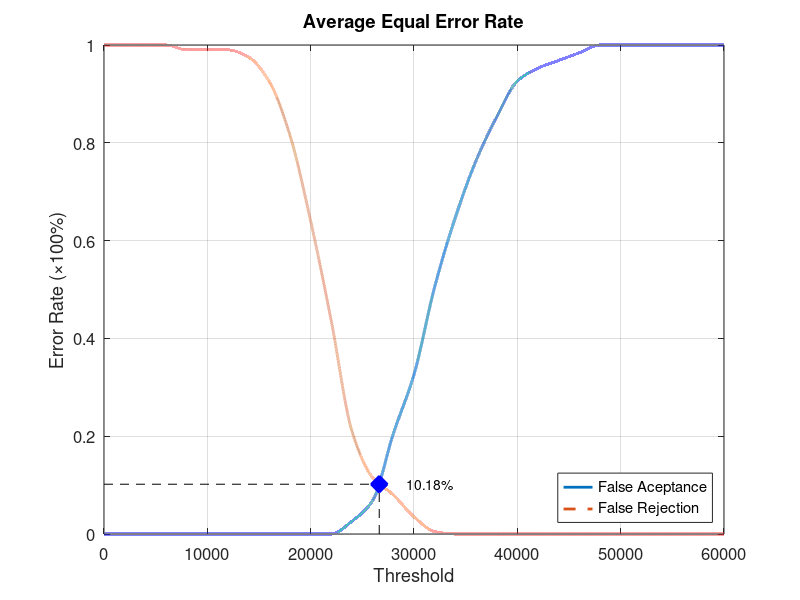
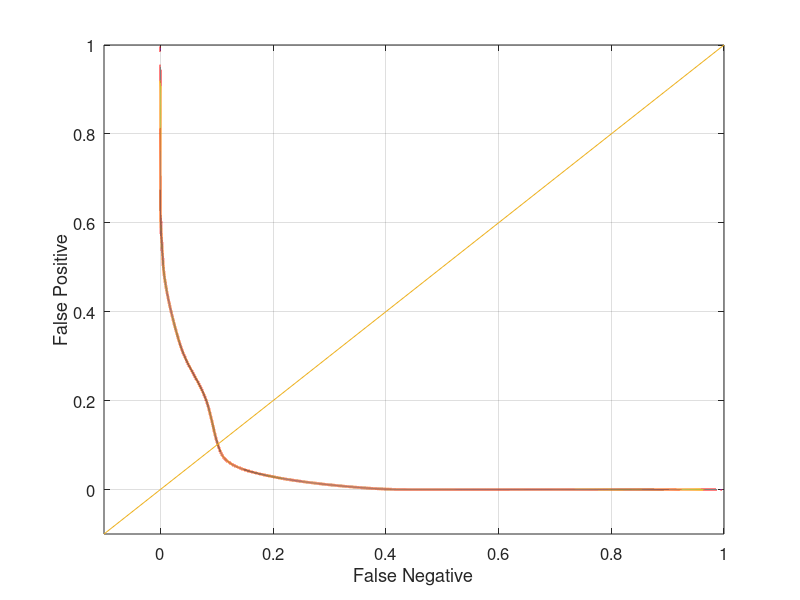

Source code (MATLAB) for these figures, in order:
function yEER = Database1_1
close all;
clear;
clc;
x = 0:2000:60000;
xq = 0:0.5:60000;

y0 = [0 0 0 0 0 0 0 0 0 0 0 0 0.0263158 0.0684211 0.205263 0.326316 0.505263 0.647368 0.763158 0.852632 0.926316 0.952632 0.968421 0.984211 1 1 1 1 1 1 1];
yy0 = interp1(x, y0, xq, 'pchip');
y1 = [1 1 1 1 0.99 0.99 0.99 0.975 0.925 0.815 0.64 0.435 0.21 0.115 0.08 0.035 0.005 0 0 0 0 0 0 0 0 0 0 0 0 0 0];
yy1 = interp1(x, y1, xq, 'pchip');

% Calculating EER: 
y2 = abs(y0 - y1);
find(y2 == min(y2))
yy2 = abs(yy0 - yy1);
xEER = find(yy2 == min(yy2));
xEERIndex = xq(xEER) % X-axis EER
yEER = yy0(xEER) % Y-axis EER

main = figure
plot(xq, yy0,'-','LineWidth', 2);	hold on
plot(xq, yy1,'--','LineWidth', 2);	hold on
plot([xEERIndex xEERIndex], [0 yEER], 'k--');	hold on
plot([0 xEERIndex], [yEER yEER], 'k--');	hold on
plot(xEERIndex, yEER, 'bx', 'LineWidth', 10);	hold on
text(xEERIndex + 10 * xEERIndex / 100, yEER, [num2str(round((10000 * yEER)) / 100) '%'])
legend('False Aceptance', 'False Rejection', 'Location', 'SouthEast')
xlabel('Threshold')
ylabel('Error Rate (\times100%)')
title('Average Equal Error Rate')
set(gca, 'FontSize', 12)
axis([0 60000 0 1])
grid on

print(main, 'Database1_1Main', '-dpng');
FNRxFPR = figure('Color', [1 1 1]);
plot(yy1, yy0, '-', yy1, yy0, 'LineWidth', 2);
hold on
y = -0.1:0.1:1
plot(y, y); 
set(gca, 'FontSize', 12)
xlabel('False Negative')
ylabel('False Positive')
axis([-0.1 1 -0.1 1])
set(gca, 'FontSize', 12)
grid on

print(FNRxFPR, 'Database1_1FNRxFPR','-dpng');
end
